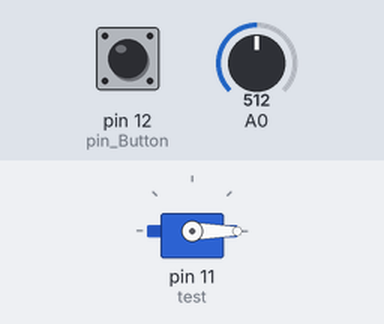
Bench run of a sketch on a simulated Arduino Uno, built with avr-gcc and run on an emulated ATmega328P. Shown: servo. The test bench sets the inputs (shaded band); at power-on: A0 = 512, pin 12 (pin_Button) LOW. What the sketch prints to the serial monitor is not drawn.

Above: at 1.2 s.
1.3 s: A0 set to 546
At 2.4 s:
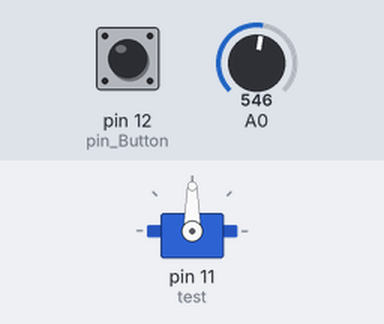
2.8 s: pin 12 (pin_Button) pulled HIGH for 0.15 s
Timing chart, 0 to 5.8 s (numbered marks = the images above; inputs shaded):
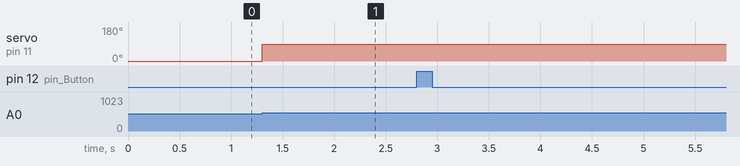

Measured:
- the behaviour switches between 528 and 529 on A0 (found by bisection; images 0 and 1)
- after the input at 1.3 s, servo on pin 11 (test): 0° → 90° at once
- after the input at 2.8 s, every drawn part: stays the same

The sketch:

ArduinoPotentiometerServo.ino
```cpp
#include <Servo.h>
Servo test;
int AnalogOut = 0;
int NewAnalogOut = 0;
int pin_Button = 12;
int pin_Button_State = 0;
int pin_Button_State_Last = 0;
int storage[800];
int storage_loc = 0;
int recording = 0;

void setup() {
  Serial.begin(9600);
  test.attach(11);
  pinMode(pin_Button, INPUT);
}
// testing
void loop() {
  if (recording == 0) {
  int sensorValue = analogRead(A0);
  NewAnalogOut = map(sensorValue, 0, 1023, 0, 180);
  if (abs(NewAnalogOut - AnalogOut) > 2) {
    test.write(AnalogOut);
    AnalogOut = NewAnalogOut;
  }
  }
  delay(1);
  if ( recording == 1) {
    recording = 1;
    if (storage_loc < 1000) {
      storage[storage_loc] = NewAnalogOut;
      delay(100);
      Serial.println(storage[storage_loc]);
      storage_loc++;
    }
  } else if (recording > 1) {
    while (1 == 1) {
    storage_loc = 0;
    if (storage_loc < 1000 || storage[storage_loc] != 666) {
      test.write(storage[storage_loc]);
      delay(100);
    }
    }
  }

    pin_Button_State = digitalRead(pin_Button);
  if (pin_Button_State != pin_Button_State_Last) {
    if (pin_Button_State == HIGH) {
      recording++;
      if (recording == 2) {
        storage[storage_loc] = 666;
      }
    } else {
    }
    delay(50);
  }
  pin_Button_State_Last = pin_Button_State;

}
```
